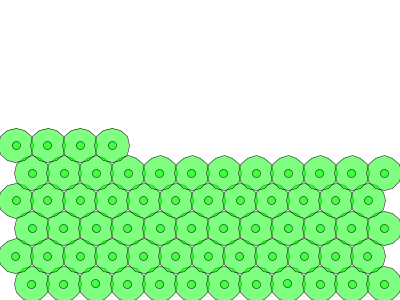
Frame 1 (no input)
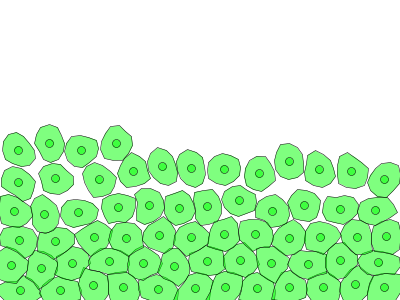
Frame 60 (the mouse pressed at the canvas centre just before this capture)
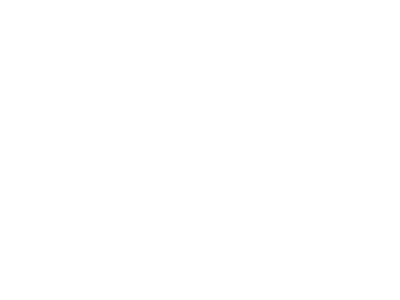
Frame 120 (the mouse held since frame 60 and released just before this capture)

The Processing sketch that drew these frames (run headless with seeded random() and noise(); from frame 60 on, the mouse is pressed at the canvas centre):

// Processing sketch: processing_27252
// ── processing_27252.pde

/* OpenProcessing Tweak of *@*http://www.openprocessing.org/sketch/27252*@* */
/* !do not delete the line above, required for linking your tweak if you upload again */
float radius = 16;
int nodesPerBlob = 12;
int blobNumber = 64;
float spring = 0.2;
float damping = 0.1;
float gas = -0.02;
float feildStrength = 0.001;
float gravity = 0.01;
float nominalArea;
float springLength;
class blob{
  node[] nodes;
  float area;
  PVector centroid;
  blob(PVector xo){
    nodes = new node[nodesPerBlob];
    for(int i=0;i<nodes.length;i++){
      float phi = TWO_PI*i/nodes.length;
      nodes[i] = new node(new PVector(
        xo.x+radius*cos(phi),xo.y+radius*sin(phi)));
    }
  }
  void update(){
    for(int i=0;i<nodes.length;i++){
      int j = i+1;
      if(j>=nodes.length){j=0;}
      PVector dx = PVector.sub(nodes[j].x,nodes[i].x);
      float restore = springLength-dx.mag();
      restore*=spring;
      nodes[i].N.add(dx);
      nodes[j].N.add(dx);
      dx.normalize();
      PVector dv = PVector.sub(nodes[j].v,nodes[i].v);
      float damper = dv.dot(dx)*-damping;
      PVector F = PVector.mult(dx,restore+damper);
      nodes[j].f.add(F);
      nodes[i].f.sub(F);
    }
    float pressure = gas*(nominalArea-area+32);
    for(int i=0;i<nodes.length;i++){
      nodes[i].update(pressure);
    }
  }
  void getArea(){
    area = 0;
    for(int i=0;i<nodes.length;i++){
      int j = i+1;
      if(j>=nodes.length){j=0;}
      area+=nodes[i].x.x*nodes[j].x.y;
      area-=nodes[j].x.x*nodes[i].x.y;
    }
    area*=0.5;
  }
  void getCentroid(){
    float Cx = 0;
    float Cy = 0;
    for(int i=0;i<nodes.length;i++){
      int j = i+1;
      if(j>=nodes.length){j=0;}
      Cx+=(nodes[i].x.x+nodes[j].x.x)
        *(nodes[i].x.x*nodes[j].x.y
          -nodes[j].x.x*nodes[i].x.y);
      Cy+=(nodes[i].x.y+nodes[j].x.y)
        *(nodes[i].x.x*nodes[j].x.y
          -nodes[j].x.x*nodes[i].x.y);
    }
    centroid = new PVector(Cx,Cy);
    centroid.mult(1.0/(6.0*area));
  }
  void draw(){
    beginShape();
    for(int i=0;i<nodes.length;i++){
      vertex(nodes[i].x.x,nodes[i].x.y);
    }
    endShape(CLOSE);
    ellipse(centroid.x,centroid.y,radius/2,radius/2);
  }
  PVector forceFeild(PVector testPoint, boolean Newtons3rd){
    PVector[] sides = new PVector[nodes.length];
    PVector[] intermediates = new PVector[nodes.length];
    PVector[] normals = new PVector[nodes.length];
    boolean[] isInside = new boolean[nodes.length];
    float[] normDist = new float[nodes.length];
    for(int i=0;i<nodes.length;i++){
      intermediates[i] = new PVector();
    }
    for(int i=0;i<nodes.length;i++){
      int j = i+1;
      if(j>=nodes.length){j=0;}
      sides[i] = PVector.sub(nodes[j].x,nodes[i].x);
      sides[i].normalize();
      normals[i] = new PVector(-sides[i].y,sides[i].x);
      normDist[i] = PVector.sub(testPoint,nodes[i].x)
        .dot(normals[i]);
      if(normDist[i]>0){isInside[i] = true;
      }else{isInside[i] = false;}
      intermediates[i].add(sides[i]);
      intermediates[j].add(sides[i]);
    }
    for(int i=0;i<nodes.length;i++){
      intermediates[i].normalize();
    }
    float minDist = 1000000000;
    PVector feildForce = new PVector();
    int equalOpposite = -1;
    for(int i=0;i<nodes.length;i++){
      int j = i+1;
      if(j>=nodes.length){j=0;}
      if(PVector.sub(testPoint,nodes[i].x)
        .dot(intermediates[i])>0
        &&PVector.sub(testPoint,nodes[j].x)
        .dot(intermediates[j])<0
        &&PVector.sub(testPoint,nodes[i].x)
        .dot(normals[i])>0){
        if(minDist>normDist[i]){
          minDist = normDist[i];
          feildForce = PVector.mult(normals[i],minDist*-spring);
          equalOpposite = i;
        }
      }
    }
    if(equalOpposite>=0&&Newtons3rd){
      int i = equalOpposite;
      int j = i+1;
      if(j>=nodes.length){j=0;}
      nodes[i].f.sub(PVector.mult(feildForce,0.5));
      nodes[j].f.sub(PVector.mult(feildForce,0.5));
    }
    return(feildForce);
  }
  boolean pointIsInPolygon(PVector testPoint){
    boolean c = false;
    for(int i=0;i<nodes.length;i++) {
      int j = i-1;
      if(j==-1){j=nodes.length-1;}
      if(((nodes[i].x.y>testPoint.y)!=(nodes[j].x.y>testPoint.y))&&
  	 (testPoint.x<(nodes[j].x.x-nodes[i].x.x)
         *(testPoint.y-nodes[i].x.y)
         /(nodes[j].x.y-nodes[i].x.y)+nodes[i].x.x))
         c = !c;
    }
    return c;
  }
}
class node{
  PVector x;
  PVector v;
  PVector f;
  PVector N;
  node(PVector xo){
    x = xo.get();
    v = new PVector();
    f = new PVector();
    N = new PVector();
  }
  void update(float pressure){
    boolean dampen = false;
    if(x.x<0){
      f.x -= x.x*spring;
      dampen = true;
    };
    if(x.x>width){
      f.x -= (x.x-width)*spring;
      dampen = true;
    };
    if(x.y<0){
      f.y -= x.y*spring;
      dampen = true;
    };
    if(x.y>height){
      f.y -= (x.y-height)*spring;
      dampen = true;
    };
    if(dampen){v.mult(0.2);}
    N = new PVector(-N.y,N.x);
    N.normalize();
    f.add(PVector.mult(N,pressure));
    N = new PVector();
    v.add(f);
    f = new PVector(0,gravity);
    x.add(v);
  }
}
blob[] blobs;
void setup(){
  size(400,300);
  nominalArea = PI*pow(radius,2);
  springLength = TWO_PI*radius/nodesPerBlob;
  blobs = new blob[blobNumber];
  int blobRows = floor(width/(2*radius));
  for(int i=0;i<blobs.length;i++){
    PVector xo = new PVector(
      radius+(i%blobRows)*2*radius,
      height-(radius+floor(i/blobRows)*2*radius*pow(3,0.5)/2));
    if(floor(i/blobRows)%2==0){xo.x+=radius;}
    blobs[i] = new blob(xo);
  }
  stroke(0);
  fill(#00FF00,128);
  strokeWeight(0.5);
  smooth();
  ellipseMode(CENTER);
}
void draw(){
  if(frameCount%60==1){println(frameRate);}
  background(255);
  PVector mouseV = new PVector(mouseX,mouseY);
  PVector pmouseV = new PVector(pmouseX,pmouseY);
  float pushrad = 8;
  if(mousePressed){
    for(int i=0;i<blobs.length;i++){
      for(int j=0;j<blobs[i].nodes.length;j++){
        PVector dx = PVector.sub(blobs[i].nodes[j].x,mouseV);
        if(dx.mag()<pushrad){
          blobs[i].nodes[j].v.add(PVector.mult(PVector.sub(
            PVector.sub(mouseV,pmouseV),
            blobs[i].nodes[j].v),0.5));
        }
      }
    }
  }
  for(int i=0;i<blobs.length;i++){
    blobs[i].getArea();
    blobs[i].getCentroid();
  }
  for(int i=1;i<blobs.length;i++){
    for(int j=0;j<i;j++){
      PVector dx = PVector.sub(
        blobs[j].centroid,blobs[i].centroid);
      if(dx.mag()<radius){
        float restore = (radius-dx.mag())*spring;
        dx.normalize();
        dx.mult(restore);
        for(int k=0;k<blobs[j].nodes.length;k++){
          blobs[j].nodes[k].f.add(dx);
        }
        for(int k=0;k<blobs[i].nodes.length;k++){
          blobs[i].nodes[k].f.sub(dx);
        }
      }
    }
  }
  for(int i=1;i<blobs.length;i++){
    for(int j=0;j<i;j++){
      for(int k=0;k<blobs[j].nodes.length;k++){
        if(blobs[i].pointIsInPolygon(blobs[j].nodes[k].x)){
          blobs[j].nodes[k].f.add(blobs[i].forceFeild(
            blobs[j].nodes[k].x,true));
        }
      }
      for(int k=0;k<blobs[i].nodes.length;k++){
        if(blobs[j].pointIsInPolygon(blobs[i].nodes[k].x)){
          blobs[i].nodes[k].f.add(blobs[j].forceFeild(
            blobs[i].nodes[k].x,true));
        }
      }
    }
  }
  for(int i=0;i<blobs.length;i++){
    blobs[i].update();
    blobs[i].draw();
  }
}
